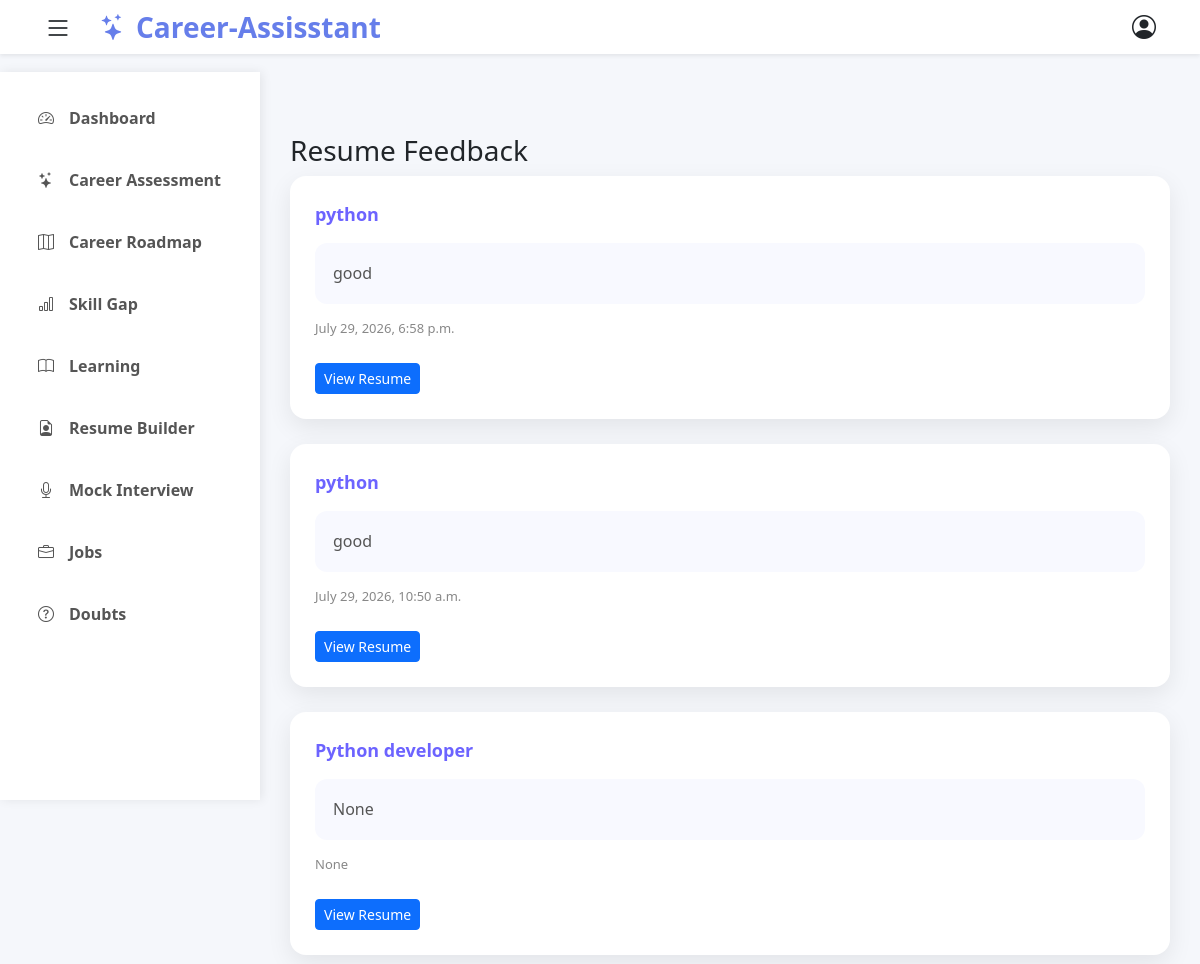
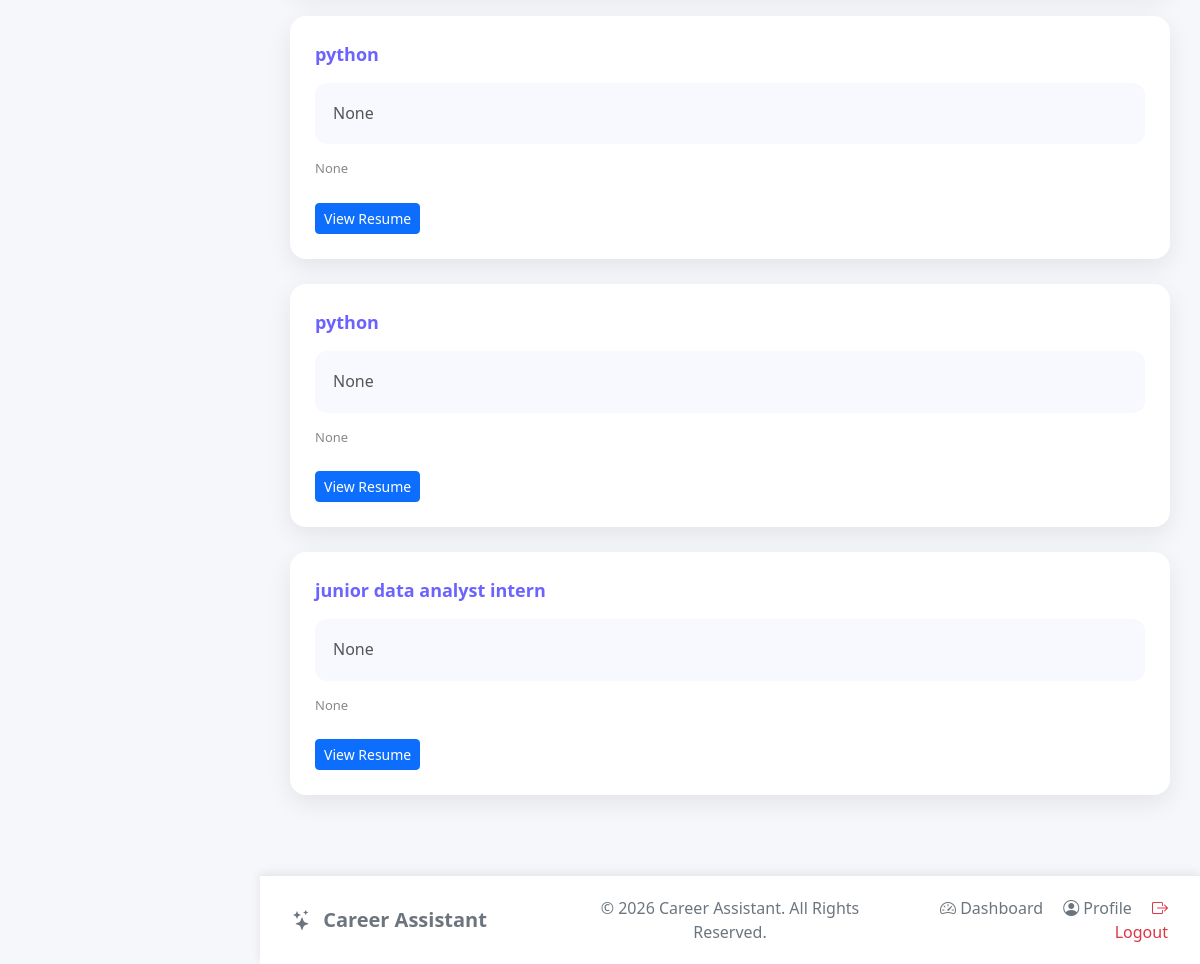
The page /resume/feedback/ (signed in) on the database its author committed (2 pictures, top to bottom).
### careerproject/models.py (models this page shows, shortened)
class Resume(models.Model):
    TEMPLATE_CHOICES = (
        ('professional', 'Professional'),
        ('modern', 'Modern'),
        ('minimal', 'Minimal'),
    )
    student = models.ForeignKey(StudentProfile, on_delete=models.CASCADE, related_name='generated_resumes')
    resume_name = models.CharField(max_length=100)
    target_job = models.ForeignKey('Job', on_delete=models.CASCADE)
    template = models.CharField(max_length=20, choices=TEMPLATE_CHOICES, default='professional')
    is_completed = models.BooleanField(default=False)
    created_at = models.DateTimeField(auto_now_add=True)
    mentor_feedback = models.TextField(blank=True, null=True)
    feedback_date = models.DateTimeField(blank=True, null=True)

### careerproject/views.py (the view)
# urls.py: path("resume/feedback/",views.resume_feedback,name="resume_feedback"),
@login_required
def resume_feedback(request):
    student = get_object_or_404(
        StudentProfile,
        user=request.user
    )
    resumes = Resume.objects.filter(
        student=student
    ).order_by("-feedback_date")
    return render(
        request,
        "student_module/resume_builder/resume_feedback.html",
        {
            "resumes": resumes
        }
    )

### templates/student_module/resume_builder/resume_feedback.html
{% extends 'common/base_private.html' %}
{% load static %}
{% block css %}
<link rel="stylesheet" href="{% static 'css/resume_feedback.css' %}">
{% endblock %}
{% block content %}
<div class="feedback-container">
<h3>
Resume Feedback
</h3>
{% for resume in resumes %}
<div class="feedback-card">
<div class="resume-title">
{{resume.resume_name}}
</div>
<div class="feedback-text">
{{resume.mentor_feedback}}
</div>
<div class="feedback-date">
{{resume.feedback_date}}
</div>
<br>
    <a href="{% url 'feedback_view_resume' resume.id %}"
       class="btn btn-primary btn-sm">
        View Resume
    </a>
</div>
{% empty %}
<div class="empty-feedback">
No mentor feedback available yet.
</div>
{% endfor %}
</div>
{% endblock %}

### static/css/private.css (style rules this page uses)
* { margin:0; padding:0; box-sizing:border-box; }
body { font-family:'Segoe UI',sans-serif; background:#f5f7fb; min-height:100vh; display:flex; flex-direction:column; }
html,body { height:100%; }
body { display:flex; flex-direction:column; min-height:100vh; }

### static/css/resume_feedback.css (style rules this page uses)
.feedback-container { max-width: 900px; margin: 50px auto; }
.feedback-card { background: #ffffff; border-radius: 16px; padding: 25px; box-shadow: 0 8px 25px rgba(0,0,0,0.08); margin-bottom: 25px; }
.resume-title { font-size: 18px; font-weight: 600; color: #6C63FF; }
.feedback-text { background: #f8f9ff; padding: 18px; border-radius: 12px; margin-top: 15px; color: #555; line-height: 1.6; }
.feedback-date { color: #888; font-size: 13px; margin-top: 15px; }

### rows shown on the page
Resume: resume_name "python", mentor_feedback "good", feedback_date "July 29, 2026, 6:58 p.m."
Resume: resume_name "python", mentor_feedback "good", feedback_date "July 29, 2026, 10:50 a.m."
Resume: resume_name "Python developer", mentor_feedback "None", feedback_date "None"
Resume: resume_name "python", mentor_feedback "None", feedback_date "None"
Resume: resume_name "python", mentor_feedback "None", feedback_date "None"
Resume: resume_name "junior data analyst intern", mentor_feedback "None", feedback_date "None"
